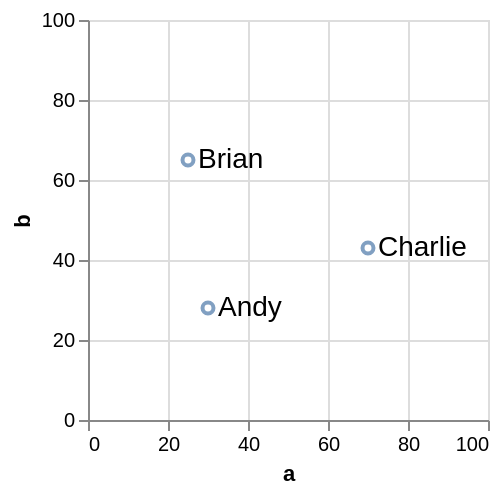

Write the Vega-Lite specification saved for this chart.
### Vega specification from a JSON file in a GitHub repository (floating-point values rounded to 4 significant figures)
{"$schema": "https://vega.github.io/schema/vega/v5.json", "description": "A simple bar chart with embedded data.", "background": "white", "padding": 5, "width": 200, "height": 200, "style": "cell", "data": [{"name": "source_0", "values": [{"a": 30, "b": 28, "label": "Andy"}, {"a": 25, "b": 65, "label": "Brian"}, {"a": 70, "b": 43, "label": "Charlie"}]}, {"name": "data_0", "source": "source_0", "transform": [{"type": "filter", "expr": "isValid(datum[\"a\"]) && isFinite(+datum[\"a\"]) && isValid(datum[\"b\"]) && isFinite(+datum[\"b\"])"}]}], "signals": [{"name": "angle", "value": 0, "bind": {"input": "range", "min": -180, "max": 180, "step": 1}}, {"name": "dx", "value": 5, "bind": {"input": "range", "min": -20, "max": 20, "step": 1}}, {"name": "dy", "value": 0, "bind": {"input": "range", "min": -20, "max": 20, "step": 1}}, {"name": "xOffset", "value": 0, "bind": {"input": "range", "min": -20, "max": 20, "step": 1}}, {"name": "yOffset", "value": 0, "bind": {"input": "range", "min": -20, "max": 20, "step": 1}}, {"name": "fontSize", "value": 14, "bind": {"input": "range", "min": 1, "max": 36, "step": 1}}, {"name": "limit", "value": 0, "bind": {"input": "range", "min": 0, "max": 150, "step": 1}}, {"name": "align", "value": "left", "bind": {"input": "select", "options": ["left", "center", "right"]}}, {"name": "baseline", "value": "middle", "bind": {"input": "select", "options": ["alphabetic", "top", "middle", "bottom"]}}, {"name": "font", "value": "sans-serif", "bind": {"input": "select", "options": ["sans-serif", "serif", "monospace"]}}, {"name": "fontWeight", "value": "normal", "bind": {"input": "select", "options": ["normal", "bold"]}}, {"name": "fontStyle", "value": "normal", "bind": {"input": "select", "options": ["normal", "italic"]}}], "marks": [{"name": "layer_0_marks", "type": "symbol", "style": ["point"], "from": {"data": "data_0"}, "encode": {"update": {"opacity": {"value": 0.7}, "fill": {"value": "transparent"}, "stroke": {"value": "#4c78a8"}, "ariaRoleDescription": {"value": "point"}, "description": {"signal": "\"a: \" + (format(datum[\"a\"], \"\")) + \"; b: \" + (format(datum[\"b\"], \"\"))"}, "x": {"scale": "x", "field": "a"}, "y": {"scale": "y", "field": "b"}}}}, {"name": "layer_1_marks", "type": "text", "style": ["text"], "from": {"data": "data_0"}, "encode": {"update": {"align": {"signal": "align"}, "baseline": {"signal": "baseline"}, "dx": {"signal": "dx"}, "dy": {"signal": "dy"}, "limit": {"signal": "limit"}, "angle": {"signal": "angle"}, "font": {"signal": "font"}, "fontSize": {"signal": "fontSize"}, "fontWeight": {"signal": "fontWeight"}, "fontStyle": {"signal": "fontStyle"}, "fill": {"value": "black"}, "description": {"signal": "\"a: \" + (format(datum[\"a\"], \"\")) + \"; b: \" + (format(datum[\"b\"], \"\")) + \"; label: \" + (isValid(datum[\"label\"]) ? datum[\"label\"] : \"\"+datum[\"label\"])"}, "x": {"scale": "x", "field": "a", "offset": {"signal": "xOffset"}}, "y": {"scale": "y", "field": "b", "offset": {"signal": "yOffset"}}, "text": {"signal": "isValid(datum[\"label\"]) ? datum[\"label\"] : \"\"+datum[\"label\"]"}}}}], "scales": [{"name": "x", "type": "linear", "domain": [0, 100], "range": [0, {"signal": "width"}], "zero": true}, {"name": "y", "type": "linear", "domain": [0, 100], "range": [{"signal": "height"}, 0], "zero": true}], "axes": [{"scale": "x", "orient": "bottom", "gridScale": "y", "grid": true, "tickCount": {"signal": "ceil(width/40)"}, "domain": false, "labels": false, "aria": false, "maxExtent": 0, "minExtent": 0, "ticks": false, "zindex": 0}, {"scale": "y", "orient": "left", "gridScale": "x", "grid": true, "tickCount": {"signal": "ceil(height/40)"}, "domain": false, "labels": false, "aria": false, "maxExtent": 0, "minExtent": 0, "ticks": false, "zindex": 0}, {"scale": "x", "orient": "bottom", "grid": false, "title": "a", "labelAngle": 0, "labelBaseline": "top", "labelFlush": true, "labelOverlap": true, "tickCount": {"signal": "ceil(width/40)"}, "zindex": 0}, {"scale": "y", "orient": "left", "grid": false, "title": "b", "labelOverlap": true, "tickCount": {"signal": "ceil(height/40)"}, "zindex": 0}], "config": {"normalizedNumberFormat": ".2%"}}
